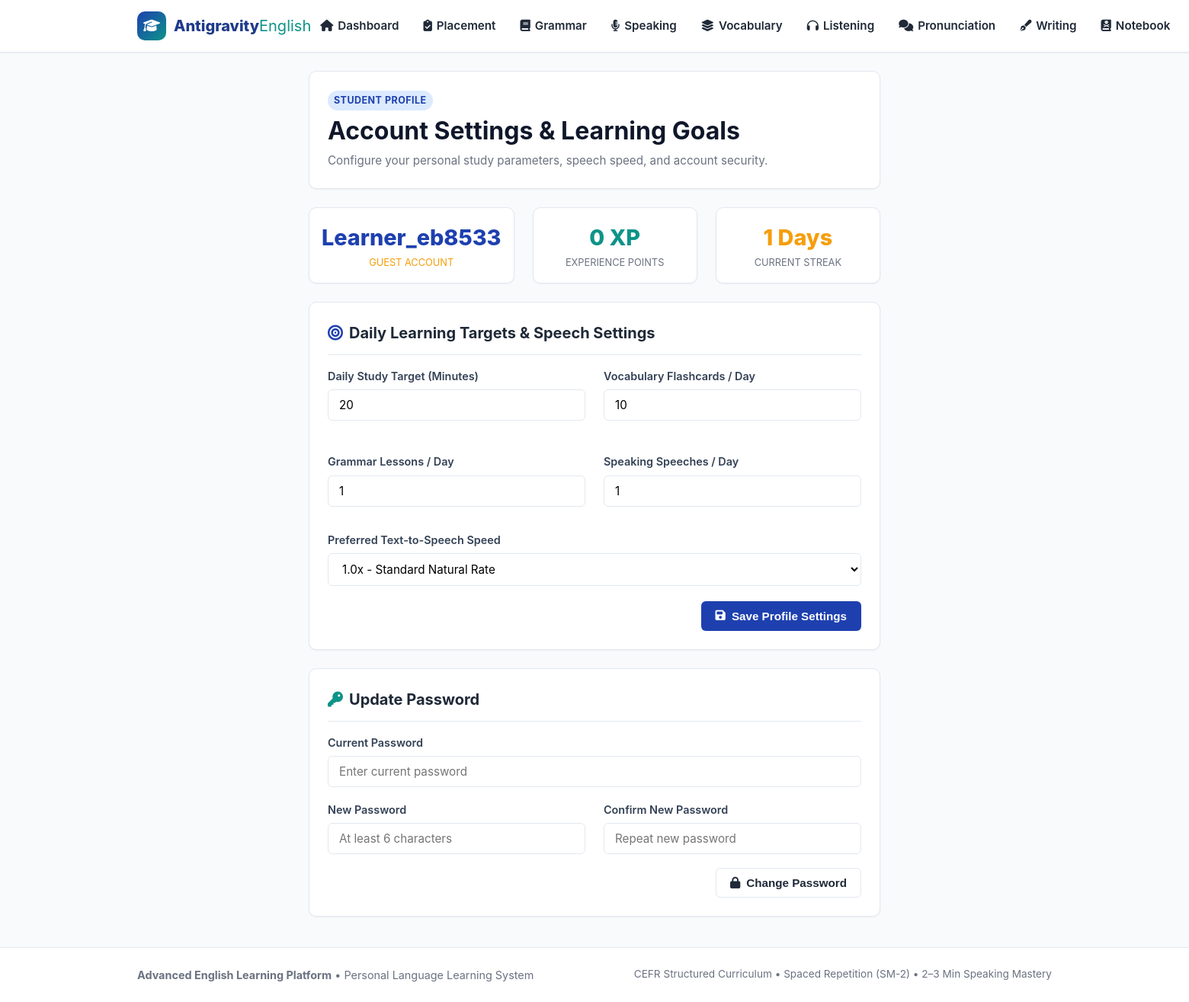
Page /auth/profile (signed in) on the committed database.
### tables this page shows
CREATE TABLE users (
    id INTEGER PRIMARY KEY AUTOINCREMENT,
    username TEXT UNIQUE NOT NULL,
    email TEXT UNIQUE,
    password_hash TEXT NOT NULL,
    is_guest INTEGER DEFAULT 0,
    xp INTEGER DEFAULT 0,
    streak_days INTEGER DEFAULT 1,
    last_active_date TEXT,
    daily_goal_minutes INTEGER DEFAULT 20,
    daily_goal_words INTEGER DEFAULT 10,
    daily_goal_lessons INTEGER DEFAULT 1,
    daily_goal_speaking INTEGER DEFAULT 1,
    voice_speed REAL DEFAULT 1.0,
    created_at TIMESTAMP DEFAULT CURRENT_TIMESTAMP
);

### routes/auth.py (the view, shortened to what this page needs)
@bp.route('/profile', methods=('GET', 'POST'))
@login_required
def profile():
    db = get_db()
    user_id = session['user_id']
    cur = db.execute("SELECT * FROM users WHERE id = ?", (user_id,))
    user = cur.fetchone()
    return render_template('auth/profile.html', user=user)

### database/db.py (called while the page is built)
def get_db():
    if 'db' not in g:
        db_path = current_app.config['DATABASE']
        db_dir = os.path.dirname(db_path)
        if db_dir and not os.path.exists(db_dir):
            os.makedirs(db_dir, exist_ok=True)
        g.db = sqlite3.connect(db_path)
        g.db.row_factory = sqlite3.Row
        g.db.execute("PRAGMA foreign_keys = ON;")
    return g.db

### routes/auth.py (called while the page is built)
def login_required(view):
    @functools.wraps(view)
    def wrapped_view(**kwargs):
        if g.user is None:
            flash("Please log in or continue as guest to access this section.", "info")
            return redirect(url_for('auth.login', next=request.url))
        return view(**kwargs)
    return wrapped_view

### templates/auth/profile.html (shortened to what this page needs)
{% extends "base.html" %}
{% block content %}
<div style="max-width:750px;margin:0 auto;">
  <div class="card" style="margin-bottom:24px;">
    <span class="badge badge-a1" style="margin-bottom:6px;">Student Profile</span>
    <h1 style="font-size:2rem;margin-bottom:6px;">Account Settings & Learning Goals</h1>
    <p style="color:var(--text-muted);font-size:0.95rem;">Configure your personal study parameters, speech speed, and account security.</p>
  </div>
  <div class="grid-3" style="margin-bottom:24px;">
    <div class="card" style="text-align:center;padding:16px;">
      <div style="font-size:1.8rem;font-weight:800;color:var(--primary);">{{ user.username }}</div>
      <div style="font-size:0.8rem;text-transform:uppercase;color:var(--text-muted);">
        {% if user.is_guest %}<span style="color:var(--accent);">Guest Account</span>{% else %}Registered Student{% endif %}
      </div>
    </div>
    <div class="card" style="text-align:center;padding:16px;">
      <div style="font-size:1.8rem;font-weight:800;color:var(--secondary);">{{ user.xp or 0 }} XP</div>
      <div style="font-size:0.8rem;text-transform:uppercase;color:var(--text-muted);">Experience Points</div>
    </div>
    <div class="card" style="text-align:center;padding:16px;">
      <div style="font-size:1.8rem;font-weight:800;color:var(--accent);">{{ user.streak_days or 1 }} Days</div>
      <div style="font-size:0.8rem;text-transform:uppercase;color:var(--text-muted);">Current Streak</div>
    </div>
  </div>
  <div class="card" style="margin-bottom:24px;">
    <div class="card-header">
      <div class="card-title">
        <i class="fas fa-bullseye" style="color:var(--primary);"></i> Daily Learning Targets & Speech Settings
      </div>
    </div>
    <form action="{{ url_for('auth.profile') }}" method="POST">
      <div class="grid-2" style="margin-bottom:14px;">
        <div class="form-group">
          <label class="form-label">Daily Study Target (Minutes)</label>
          <input type="number" name="daily_goal_minutes" class="form-control" value="{{ user.daily_goal_minutes or 20 }}" min="5" max="180">
        </div>
        <div class="form-group">
          <label class="form-label">Vocabulary Flashcards / Day</label>
          <input type="number" name="daily_goal_words" class="form-control" value="{{ user.daily_goal_words or 10 }}" min="1" max="100">
        </div>
        <div class="form-group">
          <label class="form-label">Grammar Lessons / Day</label>
          <input type="number" name="daily_goal_lessons" class="form-control" value="{{ user.daily_goal_lessons or 1 }}" min="1" max="10">
        </div>
        <div class="form-group">
          <label class="form-label">Speaking Speeches / Day</label>
          <input type="number" name="daily_goal_speaking" class="form-control" value="{{ user.daily_goal_speaking or 1 }}" min="1" max="10">
        </div>
      </div>
      <div class="form-group" style="margin-bottom:20px;">
        <label class="form-label">Preferred Text-to-Speech Speed</label>
        <select name="voice_speed" class="form-control">
          <option value="1.0" {% if user.voice_speed == 1.0 or not user.voice_speed %}selected{% endif %}>1.0x - Standard Natural Rate</option>
        </select>
      </div>
      <div style="text-align:right;">
        <button type="submit" class="btn btn-primary">
          <i class="fas fa-save"></i> Save Profile Settings
        </button>
      </div>
    </form>
  </div>
  <div class="card" style="margin-bottom:40px;">
    <div class="card-header">
      <div class="card-title">
        <i class="fas fa-key" style="color:var(--secondary);"></i> Update Password
      </div>
    </div>
    <form action="{{ url_for('auth.profile') }}" method="POST">
      <div class="form-group">
        <label class="form-label">Current Password</label>
        <input type="password" name="old_password" class="form-control" placeholder="Enter current password" required>
      </div>
      <div class="grid-2">
        <div class="form-group">
          <label class="form-label">New Password</label>
          <input type="password" name="new_password" class="form-control" placeholder="At least 6 characters" required minlength="6">
        </div>
        <div class="form-group">
          <label class="form-label">Confirm New Password</label>
          <input type="password" name="confirm_password" class="form-control" placeholder="Repeat new password" required minlength="6">
        </div>
      </div>
      <div style="text-align:right;">
        <button type="submit" class="btn btn-outline">
          <i class="fas fa-lock"></i> Change Password
        </button>
      </div>
    </form>
  </div>
</div>
{% endblock %}

### static/css/style.css (style rules this page uses)
:root { --primary: #1e40af; --primary-light: #3b82f6; --primary-dark: #1e3a8a; --primary-subtle: #eff6ff; --secondary: #0d9488; --secondary-light: #14b8a6; --secondary-subtle: #f0fdfa; --accent: #f59e0b; --accent-light: #fbbf24; --accent-subtle: #fffbeb; --success: #16a34a; --success-subtle: #f0fdf4; --warning: #d97706; --warning-subtle: #fffbeb; --danger: #dc2626; --danger-subtle: #fef2f2; --text-main: #1f2937; --text-muted: #6b7280; --text-light: #9ca3af; --bg-page: #f8fafc; --bg-card: #ffffff; --bg-card-subtle: #f1f5f9; --border-color: #e2e8f0; --border-focus: #3b82f6; --shadow-sm: 0 1px 2px 0 rgba(0, 0, 0, 0.05); --shadow-md: 0 4px 6px -1px rgba(0, 0, 0, 0.1), 0 2px 4px -1px rgba(0, 0, 0, 0.06); --shadow-lg: 0 10px 15px -3px rgba(0, 0, 0, 0.1), 0 4px 6px -2px rgba(0, 0, 0, 0.05); --radius-sm: 6px; --radius-md: 10px; --radius-lg: 16px; --radius-full: 9999px; --font-main: -apple-system, BlinkMacSystemFont, "Segoe UI", Roboto, Helvetica, Arial, sans-serif; --font-km: "Hanuman", "Kantumruy Pro", "Khmer OS", -apple-system, sans-serif; }
* { box-sizing: border-box; margin: 0; padding: 0; }
body { font-family: var(--font-main); background-color: var(--bg-page); color: var(--text-main); line-height: 1.6; min-height: 100vh; display: flex; flex-direction: column; }
h1, h2, h3, h4, h5, h6 { color: #0f172a; font-weight: 700; line-height: 1.3; }
.card { background-color: var(--bg-card); border: 1px solid var(--border-color); border-radius: var(--radius-md); padding: 24px; box-shadow: var(--shadow-sm); transition: transform 0.15s ease, box-shadow 0.15s ease; }
.card-header { display: flex; justify-content: space-between; align-items: center; margin-bottom: 16px; border-bottom: 1px solid var(--border-color); padding-bottom: 12px; }
.card-title { font-size: 1.25rem; font-weight: 700; display: flex; align-items: center; gap: 8px; }
.btn { display: inline-flex; align-items: center; justify-content: center; gap: 8px; font-weight: 600; font-size: 0.95rem; padding: 10px 18px; border-radius: var(--radius-sm); border: 1px solid transparent; cursor: pointer; transition: all 0.15s ease; text-decoration: none; }
.btn-primary { background-color: var(--primary); color: #ffffff; }
.btn-outline { background-color: transparent; border-color: var(--border-color); color: var(--text-main); }
.form-group { margin-bottom: 18px; }
.form-label { display: block; font-weight: 600; font-size: 0.9rem; margin-bottom: 6px; color: #334155; }
.form-control { width: 100%; padding: 10px 14px; border: 1px solid var(--border-color); border-radius: var(--radius-sm); font-size: 0.95rem; background-color: #ffffff; transition: border-color 0.15s ease, box-shadow 0.15s ease; font-family: inherit; }
.badge { display: inline-block; padding: 3px 8px; border-radius: var(--radius-full); font-size: 0.78rem; font-weight: 700; text-transform: uppercase; letter-spacing: 0.5px; }
.badge-a1 { background-color: #dbeafe; color: #1e40af; }
.grid-2 { display: grid; grid-template-columns: repeat(2, 1fr); gap: 24px; }
.grid-3 { display: grid; grid-template-columns: repeat(3, 1fr); gap: 24px; }

### rows in the picture
users: username "Learner_eb8533", xp "0", streak_days "1", daily_goal_minutes "20", daily_goal_words "10", daily_goal_lessons "1", daily_goal_speaking "1", voice_speed "1.0x - Standard Natural Rate"
